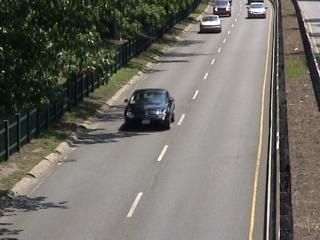
#> input picture highway/in000660.jpg, 320 x 240 px, found by its file name; its folder holds only this picture in this run
$ jupyter execute --allow-errors rpca_video_processing.ipynb   (older library calls are emulated)
#> lines starting #> are read from the running program, lines starting #| are printed output that depends on the picture; after the words box and inside, x2 and y2 are one past the last pixel; in counts of white or black regions, pixels touching at a corner belong together
#> in generateMatrix, `img = Image.open(frame).convert('L')`:
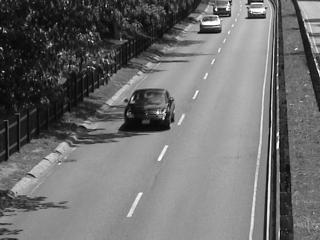
#> img: PIL image 320x240 L; min 1, max 255, mean 109.8
#> in generateMatrix, `dat = list(img.getdata())`: dat = 76800 items
#### Jennifer Camacho, Octavia Larentis and Lauren Picado - 18 May, 2019
-------------------------------------------------------------------------------------------------------------------------------
# Robust Principal Component Analysis (RPCA) for detecting Moving Foreground in a Video Sequence
### Implemented with the Principal Component Pursuit (PCP) and Stable Principal Component Pursuit (SPCP)

#### Importing required Python libraries

[cell 1]
# Processing and visualization
from glob import glob
from IPython import display
from IPython.display import HTML
import matplotlib.pyplot as plt
import matplotlib
import numpy as np
import os, sys
sys.path.insert(0, os.path.dirname(os.path.abspath('..')))
import scipy.misc
import shutil
import subprocess
import time
import tkinter

# Image Processing
from PIL import Image, ImageTk
from PIL import Image
import cv2

# Statistical Analysis
from sklearn.metrics import recall_score
from sklearn.metrics import precision_score
from sklearn.metrics import f1_score
from sklearn.metrics import roc_curve
from sklearn.metrics import confusion_matrix

### RCPA Methods

#### PCP-RPCA

[cell 2]
def rpca_pcp(M, lambda0="default", convergenceTolerance=10**(-3), convergenceLog="pcp"):

    # Define a maximum number of iterations
#> called with M = array of shape (76800, 1), lambda0 = 'default', convergenceTolerance = 0.001, convergenceLog = 'highway_pcp'
    maximumIterations=1000
    # Frame size
    height, width = M.shape
#> height = 76800; width = 1
    # Set all empty values to 0
    tmp = np.isnan(M)
    M[tmp] = 0

    # Prepare a low-rank matrix to store background output
    L = np.zeros((height, width))
    # Prepare a sparse matrix to store the moving object
    S = np.zeros((height, width))

    dual_variable = np.zeros((height, width)) # Dualvar update

    # Set default penalty term lambda
    if lambda0 == "default":
        lambda0 = 1/np.sqrt(max(height, width)) * float(1)
#> lambda0 = 0.00361

    # Set defaults
    mu0 = 0.25/np.abs(M).mean()
#> mu0 = 0.00228

    # Open log files for convergence criteria
    f = open(convergenceLog + "_ds.txt", "a")
    g = open(convergenceLog + "_dl.txt", "a")

    for iterations in range(0, maximumIterations):

        # Current Euclidean distance between the sparse and low-rank matrix
        euclid = np.linalg.norm(np.concatenate((S,L), axis=1), 'fro')
        temp_X = dual_variable / mu0 + M
        temp_Y = temp_X - S;

        # Note the change to the current low-rank and sparse matrices
        change_L = L;
        change_S = S
        temp_U, temp_sigma, temp_V = np.linalg.svd(temp_Y, full_matrices=False);

        # Calculate matrix rank
        matrixRank = (temp_sigma > 1/mu0).sum()
        sigma_iter = np.diag(temp_sigma[0:matrixRank] - 1/mu0)

        # Iterative update of the low-rank matrix
        L = np.dot(np.dot(temp_U[:,0:matrixRank], sigma_iter), temp_V[0:matrixRank,:])

        # Update change to low-rank matrix
        change_L = L - change_L

        temp_Y = temp_X - L
        S = soft_threshold(temp_Y, lambda0/mu0)
        change_S = S - change_S

        # Dualvar change
        temp_Z = M - S - L
        temp_Z[tmp] = 0
        dual_variable = dual_variable + mu0 * temp_Z;

        # Check whether the convergence condition has been met
        stoppingCriterion = np.linalg.norm(np.concatenate((change_S, change_L), axis=1), 'fro') / (euclid + 1)

        # Log the current state of low-rank and sparse matrices
        f.write(np.array2string(change_S))
        g.write(np.array2string(change_L))

        # Terminate if the convergence criterion has been reached
        if stoppingCriterion < convergenceTolerance:
            break
#> this loop made 538 passes
#> (euclid, temp_sigma, sigma_iter, stoppingCriterion) on passes 2 to 4: (33695.2, [34407.2], [33968.2], 0.00906), (33968.7, [34325], [33886], 0.00398), (33887.2, [34242.8], [33803.8], 0.00398)

    # Close log files
    f.close()
    g.close()

    return L, S

#### SPCP-RPCA

[cell 3]
def rpca_spcp(M, lambda0="default", convergenceTolerance=10**(-3), convergenceLog="spcp"):

    # Define a maximum number of iterations
    maximumIterations=1000
    # Frame size
    height, width = M.shape
    # Default mu
    mu0 = np.sqrt(2 * max(height, width))
    # Set penalty lambda
    if lambda0=="default":
        lambda0 = 1.0 / np.sqrt(max(height, width))

    tmp_L = np.zeros((height, width))
    tmp_S = np.zeros((height, width))

    # Prepare a low-rank matrix to store background output
    L = np.zeros((height, width))
    # Prepare a sparse matrix to store the moving object
    S = np.zeros((height, width))

    threshold_0 = 1
    threshold_1 = 1
    mu_iteration = mu0
    currentIteration = 1

    # Open log files for convergence criteria
    f = open(convergenceLog + "_ds.txt", "a")
    g = open(convergenceLog + "_dl.txt", "a")

    while 1:

        temp_Y_L = L + (threshold_0-1)/threshold_1*(L - tmp_L)
        temp_Y_S = S + (threshold_0-1)/threshold_1*(S - tmp_S)
        temp_G_L = temp_Y_L - 0.5*(temp_Y_L + temp_Y_S - M)

        # Use the Python numpy package for singular vector decomposition
        temp_U, temp_sigma, temp_V = np.linalg.svd(temp_G_L, full_matrices=False);

        # Calculate matrix rank
        matrixRank = (temp_sigma > mu_iteration/2).sum()
        sigma_iter = np.diag(temp_sigma[0:matrixRank] - mu_iteration/2)

        # Update change to low-rank matrix
        tmp_L = L
        L = np.dot(np.dot(temp_U[:,0:matrixRank], sigma_iter), temp_V[0:matrixRank,:])
        temp_G_S = temp_Y_S - 0.5*(temp_Y_L + temp_Y_S - M)

        # Update change to sparse matrix
        tmp_S = S
        S = soft_threshold(temp_G_S, lambda0*mu_iteration/2)
        threshold_1, threshold_0 = (np.sqrt(threshold_1**2+1) + 1)/2, threshold_1

        # Check against convergence tolerance
        change_L =2*(temp_Y_L - L) + (L + S - temp_Y_L - temp_Y_S)
        change_S =2*(temp_Y_S - S) + (L + S - temp_Y_L - temp_Y_S)
        stoppingCriterion = np.sqrt(np.linalg.norm(change_L, ord='fro')**2 + np.linalg.norm(change_S, ord='fro')**2)

        # Log the current state of low-rank and sparse matrices
        f.write(np.array2string(change_S))
        g.write(np.array2string(change_L))

        if currentIteration >= maximumIterations or stoppingCriterion < convergenceTolerance:
            break
        else:
            currentIteration += 1

    # Close log files
    f.close()
    g.close()

    return L, S

#### PCP-RPCA with decreasing penalty parameter

[cell 4]
# [83 lines left out: function rpca_pcp_vary, not called in this run]

#### SPCP-RPCA with decreasing penalty parameter

[cell 5]
# [85 lines left out: function rpca_spcp_vary, not called in this run]

#### Soft Thresholding

[cell 6]
def soft_threshold(inputs, mu0):

    # Check whether inputs is greater than mu operator
    outputs = np.maximum(inputs - mu0, 0)

    # Increment output by the difference
    outputs = outputs + np.minimum(inputs + mu0, 0)

    return outputs

### Pre-Processing Methods

[cell 7]
def generateMatrix(frames):
    matrixVolume = []

    # Loop through frames and append to volume object
    for frame in frames:
        img = Image.open(frame).convert('L')
        dat = list(img.getdata())
        matrixVolume.append(dat)

    stackedFrames = np.array(matrixVolume)

    return stackedFrames

[cell 8]
def writeImages(folder, filename, matrix, width, height):

    outputHeight, outputWidth = matrix.shape

    # Write individual frames for analysis
    for i in range(outputHeight):
        frame = matrix[i,:].reshape((width, height), order='F').transpose()
        cv2.imwrite(folder + 'bin' + str(i+1).zfill(6) + '.png', frame)

[cell 9]
def writeMask(folder, filename, matrix, width, height, out_threshold):

    outputHeight, outputWidth = matrix.shape

    # Create binary mask images
    for i in range(outputHeight):
        frame = matrix[i,:].reshape((width, height), order='F').transpose()
        tmp = frame

        # Splice at desired binary threshold level to create masks
        frame[tmp > out_threshold] = 255
        frame[tmp < out_threshold] = 0

        # Write frames to a folder for statistical analysis
        cv2.imwrite(folder + 'bin' + str(i+1).zfill(6) + '.png', frame)

[cell 10]
# [9 lines left out: function convergencePlot, not called in this run]

### Pre-Processing Video Frames
-------------------------------------------------------------------------------------------------------------------------------

#### Highway Video

[cell 11]
join = map(lambda s: os.path.join("..\\highway\\", s), os.listdir("..\\highway\\"))
highway = generateMatrix(join)

#### Pedestrian Video

#> (a cell that did not finish here is left out)

#### Office Video

#> (a cell that did not finish here is left out)

### Pre-Processing Ground Truth data

#### Highway Video

#> (a cell that did not finish here is left out)

#### Pedestrian Video

#> (a cell that did not finish here is left out)

#### Office Video

#> (a cell that did not finish here is left out)

## PCP-RPCA with fixed penalty parameter

#### Highway Video

[cell 17]
L, S = rpca_pcp(np.transpose(highway), lambda0="default", convergenceTolerance=10**(-3), convergenceLog="highway_pcp")

[cell 18]
# Create folders for low-rank frames, sparse frames and binary mask frames

for folder in ['..\\highway_PCP_L\\', '..\\highway_PCP_S\\', '..\\highway_PCP_S_mask\\']:
    try:
        os.stat(folder)
    except:
        os.mkdir(folder)
    filelist = [ f for f in os.listdir(folder)]
    for f in filelist:
        os.remove(folder + f)

writeImages("..\\highway_PCP_L\\", "highway", L.transpose(), 320, 240)
#> the loop in writeImages, `for i in range(outputHeight):` made 1 pass
#> pass 1, in writeImages, `frame = matrix[i,:].reshape((width, height), order='F').transpose()`:
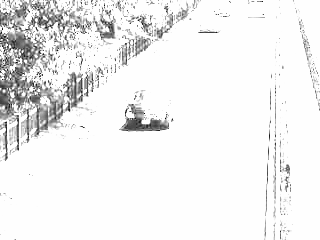
#> frame: shape (240, 320) float64; min 1, max 34.93, mean 32.9; drawn with min black and max white
writeImages("..\\highway_PCP_S\\", "highway", S.transpose(), 320, 240)
#> the loop in writeImages (call 2), `for i in range(outputHeight):` made 1 pass
#> pass 1, in writeImages (call 2), `frame = matrix[i,:].reshape((width, height), order='F').transpose()`:
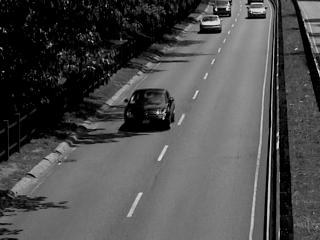
#> frame: shape (240, 320) float64; min 0, max 220.1, mean 76.9
writeMask("..\\highway_PCP_S_mask\\", "highway", S.transpose(), 320, 240, 10)
#> the loop in writeMask, `for i in range(outputHeight):` made 1 pass
#> pass 1, in writeMask, `cv2.imwrite(folder + 'bin' + str(i+1).zfill(6) + '.png', frame)`:
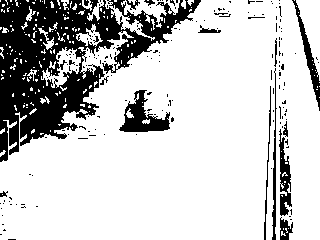
#> saved as bin000001.png: shape (240, 320); 78.1% white; 183 black regions (167 under 20 px), largest, box (x1, y1, x2, y2) and area: (0, 0, 201, 162) 13012, (119, 90, 170, 132) 971, (279, 129, 292, 216) 571

join = map(lambda s: os.path.join("..\\highway_PCP_S_mask\\", s), os.listdir("..\\highway_PCP_S_mask\\"))
highway_pcp = generateMatrix(join)
#> highway_pcp = empty array

#### Calculate F-score, precision, recall, specificity

#> (a cell that did not finish here is left out)

#### Pedestrian Video

#> (a cell that did not finish here is left out)

[cell 21]
# Create folders for low-rank frames, sparse frames and binary mask frames

for folder in ['..\\pedestrian_PCP_L\\', '..\\pedestrian_PCP_S\\', '..\\pedestrian_PCP_S_mask\\']:
    try:
        os.stat(folder)
    except:
        os.mkdir(folder)
    filelist = [ f for f in os.listdir(folder)]
    for f in filelist:
        os.remove(folder + f)

#> (the rest of this cell did not finish here and is left out)

writeImages("..\\pedestrian_PCP_S\\", "pedestrian", S.transpose(), 360, 240)
writeMask("..\\pedestrian_PCP_S_mask\\", "pedestrian", S.transpose(), 360, 240, 10)

join = map(lambda s: os.path.join("..\\pedestrian_PCP_S_mask\\", s), os.listdir("..\\pedestrian_PCP_S_mask\\"))
pedestrian_pcp = generateMatrix(join)

#### Calculate F-score, precision, recall, specificity

#> (a cell that did not finish here is left out)

#### Office Video

#> (a cell that did not finish here is left out)

[cell 24]
# Create folders for low-rank frames, sparse frames and binary mask frames

for folder in ['..\\office_PCP_L\\', '..\\office_PCP_S\\', '..\\office_PCP_S_mask\\']:
    try:
        os.stat(folder)
    except:
        os.mkdir(folder)
    filelist = [ f for f in os.listdir(folder)]
    for f in filelist:
        os.remove(folder + f)

#> (the rest of this cell did not finish here and is left out)

writeImages("..\\office_PCP_S\\", "office", S.transpose(), 360, 240)
writeMask("..\\office_PCP_S_mask\\", "office", S.transpose(), 360, 240, 10)

join = map(lambda s: os.path.join("..\\office_PCP_S_mask\\", s), os.listdir("..\\office_PCP_S_mask\\"))
office_pcp = generateMatrix(join)

#### Calculate F-score, precision, recall, specificity

#> (a cell that did not finish here is left out)

## SPCP-RPCA with fixed penalty parameter

#### Highway Video

[cell 26]
L, S = rpca_spcp(np.transpose(highway), lambda0="default", convergenceTolerance=10**(-3), convergenceLog="highway_spcp")
#> in rpca_spcp, `mu0 = np.sqrt(2 * max(height, width))`: mu0 = 391.9
#> in rpca_spcp, `lambda0 = 1.0 / np.sqrt(max(height, width))`: lambda0 = 0.00361
#> in rpca_spcp, `mu_iteration = mu0`: mu_iteration = 391.9
#> the loop in rpca_spcp, `while 1: ` made 1000 passes
#> (temp_sigma, sigma_iter, threshold_1, threshold_0, stoppingCriterion) on passes 1 to 3: ([17067], [16871.1], 1.21, 1, 129.3), ([17056.4], [16860.5], 1.28, 1.21, 128.6), ([17044.2], [16848.3], 1.31, 1.28, 127.8)

[cell 27]
# Create folders for low-rank frames, sparse frames and binary mask frames

for folder in ['..\\highway_SPCP_L\\', '..\\highway_SPCP_S\\', '..\\highway_SPCP_S_mask\\']:
    try:
        os.stat(folder)
    except:
        os.mkdir(folder)
    filelist = [ f for f in os.listdir(folder)]
    for f in filelist:
        os.remove(folder + f)

writeImages("..\\highway_SPCP_L\\", "highway", L.transpose(), 320, 240)
writeImages("..\\highway_SPCP_S\\", "highway", S.transpose(), 320, 240)
writeMask("..\\highway_SPCP_S_mask\\", "highway", S.transpose(), 320, 240, 10)
#> the loop in writeMask (call 2), `for i in range(outputHeight):` made 1 pass
#> pass 1, in writeMask (call 2), `cv2.imwrite(folder + 'bin' + str(i+1).zfill(6) + '.png', frame)`:
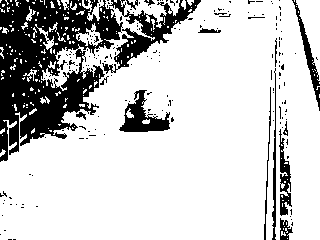
#> saved as bin000001.png: shape (240, 320); 79% white; 189 black regions (172 under 20 px), largest, box (x1, y1, x2, y2) and area: (0, 0, 123, 162) 10607, (102, 0, 201, 74) 1937, (119, 90, 170, 132) 944

join = map(lambda s: os.path.join("..\\highway_SPCP_S_mask\\", s), os.listdir("..\\highway_SPCP_S_mask\\"))
highway_spcp = generateMatrix(join)
